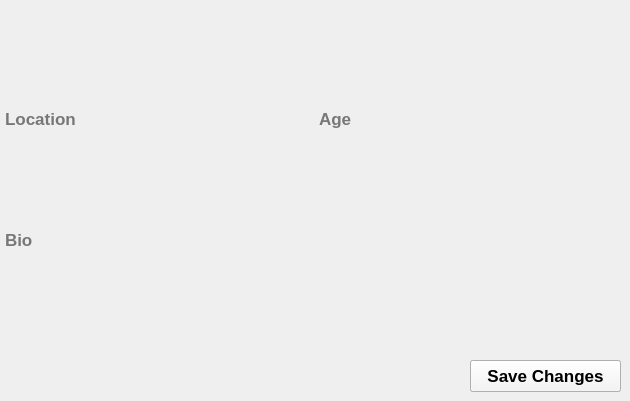
    <widget class="QWidget" name="Profile">
     <property name="font">
      <font>
       <pointsize>13</pointsize>
       <bold>true</bold>
       <stylestrategy>PreferAntialias</stylestrategy>
       <kerning>true</kerning>
      </font>
     </property>
     <widget class="QPushButton" name="editProfile">
      <property name="geometry">
       <rect>
        <x>470</x>
        <y>360</y>
        <width>151</width>
        <height>32</height>
       </rect>
      </property>
      <property name="styleSheet">
       <string notr="true">QPushButton {
background: rgb(245, 245, 245);
}</string>
      </property>
      <property name="text">
       <string>Edit Profile</string>
      </property>
     </widget>
     <widget class="QPushButton" name="SaveChanges">
      <property name="geometry">
       <rect>
        <x>470</x>
        <y>360</y>
        <width>151</width>
        <height>32</height>
       </rect>
      </property>
      <property name="styleSheet">
       <string notr="true">QPushButton {
background: rgb(245, 245, 245);
}</string>
      </property>
      <property name="text">
       <string>Save Changes</string>
      </property>
     </widget>
     <widget class="QWidget" name="layoutWidget_2">
      <property name="geometry">
       <rect>
        <x>0</x>
        <y>0</y>
        <width>621</width>
        <height>341</height>
       </rect>
      </property>
      <layout class="QVBoxLayout" name="verticalLayout_4">
       <item>
        <widget class="QLabel" name="name">
         <property name="sizePolicy">
          <sizepolicy hsizetype="Expanding" vsizetype="Expanding">
           <horstretch>0</horstretch>
           <verstretch>3</verstretch>
          </sizepolicy>
         </property>
         <property name="font">
          <font>
           <pointsize>40</pointsize>
           <bold>false</bold>
           <stylestrategy>PreferAntialias</stylestrategy>
           <kerning>true</kerning>
          </font>
         </property>
         <property name="text">
          <string/>
         </property>
         <property name="alignment">
          <set>Qt::AlignLeading|Qt::AlignLeft|Qt::AlignVCenter</set>
         </property>
        </widget>
       </item>
       <item>
        <layout class="QVBoxLayout" name="verticalLayout_5">
         <item>
          <widget class="QLabel" name="username">
           <property name="sizePolicy">
            <sizepolicy hsizetype="Expanding" vsizetype="Expanding">
             <horstretch>0</horstretch>
             <verstretch>0</verstretch>
            </sizepolicy>
           </property>
           <property name="font">
            <font>
             <pointsize>20</pointsize>
             <bold>false</bold>
             <stylestrategy>PreferAntialias</stylestrategy>
             <kerning>true</kerning>
            </font>
           </property>
           <property name="text">
            <string/>
           </property>
           <property name="alignment">
            <set>Qt::AlignLeading|Qt::AlignLeft|Qt::AlignVCenter</set>
           </property>
          </widget>
         </item>
         <item>
          <layout class="QHBoxLayout" name="horizontalLayout_3">
           <item>
            <widget class="QTextEdit" name="plocation">
             <property name="sizePolicy">
              <sizepolicy hsizetype="Preferred" vsizetype="Preferred">
               <horstretch>0</horstretch>
               <verstretch>0</verstretch>
              </sizepolicy>
             </property>
             <property name="minimumSize">
              <size>
               <width>0</width>
               <height>0</height>
              </size>
             </property>
             <property name="maximumSize">
              <size>
               <width>1000</width>
               <height>1000</height>
              </size>
             </property>
             <property name="styleSheet">
              <string notr="true">background-color : rgba(255,255,255,1%); color : black;</string>
             </property>
             <property name="readOnly">
              <bool>true</bool>
             </property>
             <property name="html">
              <string>&lt;!DOCTYPE HTML PUBLIC &quot;-//W3C//DTD HTML 4.0//EN&quot; &quot;http://www.w3.org/TR/REC-html40/strict.dtd&quot;&gt;
&lt;html&gt;&lt;head&gt;&lt;meta name=&quot;qrichtext&quot; content=&quot;1&quot; /&gt;&lt;meta charset=&quot;utf-8&quot; /&gt;&lt;style type=&quot;text/css&quot;&gt;
p, li { white-space: pre-wrap; }
hr { height: 1px; border-width: 0; }
li.unchecked::marker { content: &quot;\2610&quot;; }
li.checked::marker { content: &quot;\2612&quot;; }
&lt;/style&gt;&lt;/head&gt;&lt;body style=&quot; font-family:'Ubuntu'; font-size:10pt; font-weight:400; font-style:normal;&quot;&gt;
&lt;p style=&quot;-qt-paragraph-type:empty; margin-top:0px; margin-bottom:0px; margin-left:0px; margin-right:0px; -qt-block-indent:0; text-indent:0px; font-family:'.AppleSystemUIFont'; font-size:13pt; font-weight:700;&quot;&gt;&lt;br /&gt;&lt;/p&gt;&lt;/body&gt;&lt;/html&gt;</string>
             </property>
             <property name="placeholderText">
              <string>Location</string>
             </property>
            </widget>
           </item>
           <item>
            <widget class="QTextEdit" name="age">
             <property name="sizePolicy">
              <sizepolicy hsizetype="Preferred" vsizetype="Preferred">
               <horstretch>0</horstretch>
               <verstretch>0</verstretch>
              </sizepolicy>
             </property>
             <property name="styleSheet">
              <string notr="true">background-color : rgba(255,255,255,1%); color : black;</string>
             </property>
             <property name="inputMethodHints">
              <set>Qt::ImhDigitsOnly|Qt::ImhMultiLine|Qt::ImhPreferNumbers</set>
             </property>
             <property name="readOnly">
              <bool>true</bool>
             </property>
             <property name="html">
              <string>&lt;!DOCTYPE HTML PUBLIC &quot;-//W3C//DTD HTML 4.0//EN&quot; &quot;http://www.w3.org/TR/REC-html40/strict.dtd&quot;&gt;
&lt;html&gt;&lt;head&gt;&lt;meta name=&quot;qrichtext&quot; content=&quot;1&quot; /&gt;&lt;meta charset=&quot;utf-8&quot; /&gt;&lt;style type=&quot;text/css&quot;&gt;
p, li { white-space: pre-wrap; }
hr { height: 1px; border-width: 0; }
li.unchecked::marker { content: &quot;\2610&quot;; }
li.checked::marker { content: &quot;\2612&quot;; }
&lt;/style&gt;&lt;/head&gt;&lt;body style=&quot; font-family:'Ubuntu'; font-size:10pt; font-weight:400; font-style:normal;&quot;&gt;
&lt;p style=&quot;-qt-paragraph-type:empty; margin-top:0px; margin-bottom:0px; margin-left:0px; margin-right:0px; -qt-block-indent:0; text-indent:0px; font-family:'.AppleSystemUIFont'; font-size:13pt; font-weight:700;&quot;&gt;&lt;br /&gt;&lt;/p&gt;&lt;/body&gt;&lt;/html&gt;</string>
             </property>
             <property name="placeholderText">
              <string>Age</string>
             </property>
            </widget>
           </item>
          </layout>
         </item>
        </layout>
       </item>
       <item>
        <widget class="QPlainTextEdit" name="pbio">
         <property name="styleSheet">
          <string notr="true">background-color : rgba(255,255,255,1%); color : black;</string>
         </property>
         <property name="readOnly">
          <bool>true</bool>
         </property>
         <property name="placeholderText">
          <string>Bio</string>
         </property>
        </widget>
       </item>
      </layout>
     </widget>
    </widget>
